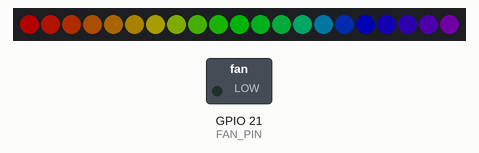
A program run on a simulated ESP32-S3. Parts: 21 RGB LEDs in strip order, left to right, switched loads named in the program (green lamp = pin HIGH). Dim RGB values are drawn brighter than linear; what the program prints to the serial monitor is not drawn.

Above: at 0.15 s.
At 4.81 s:
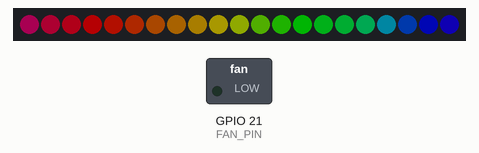
At 9.78 s:
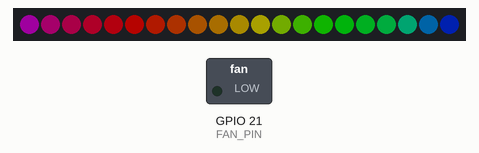
At 19.72 s:
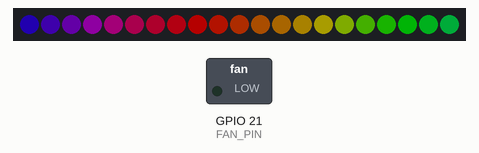
At 29.66 s:
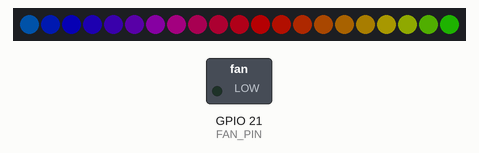
At 39.6 s:
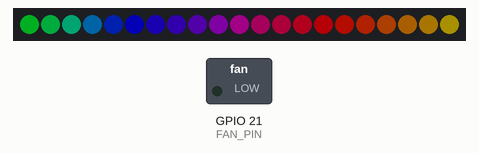

The program:

main.cpp
```cpp
#include <Arduino.h>
#include <FastLED.h>

#define LED_PIN     5       // The pin connected to the LED strip data line
#define FAN_PIN     21      // The pin connected to the fan (negative side)
#define NUM_LEDS    21      // Number of LEDs in the strip
#define BRIGHTNESS  64      // LED brightness (0-255)
#define LED_TYPE    WS2812B // Type of LED strip
#define COLOR_ORDER GRB     // Color order of the LEDs
#define FAN_SPEED   255     // Fan speed (0-255, where 0 is full speed, 255 is off)

CRGB leds[NUM_LEDS];       // Define the array of LEDs

// Function declarations
void rainbow();
void fadeall();
void setupFan();
void controlFan(uint8_t speed);

void setup() {
    // Initialize FastLED
    FastLED.addLeds<LED_TYPE, LED_PIN, COLOR_ORDER>(leds, NUM_LEDS)
        .setCorrection(TypicalLEDStrip);
    FastLED.setBrightness(BRIGHTNESS);

    // Initialize fan control
    setupFan();

    // Initialize serial communication
    Serial.begin(115200);
    Serial.println("WS2812B LED Strip Demo with Fan Control");
}

void loop() {
    rainbow();              // Create a rainbow effect
    controlFan(FAN_SPEED); // Control fan at set speed
    delay(20);             // Small delay to control animation speed
}

void rainbow() {
    static uint8_t hue = 0;

    // Fill the LED array with a rainbow
    for(int i = 0; i < NUM_LEDS; i++) {
        leds[i] = CHSV(hue + (i * 10), 255, 255);
    }

    // Slowly change the base hue to create movement
    hue++;

    FastLED.show();
}

void fadeall() {
    for(int i = 0; i < NUM_LEDS; i++) {
        leds[i].nscale8(250); // Fade each LED by a small amount
    }
}

void setupFan() {
    pinMode(FAN_PIN, OUTPUT);
    digitalWrite(FAN_PIN, LOW); // Start with fan off (pin HIGH disconnects ground)
}

void controlFan(uint8_t speed) {
    // Invert the speed value since we're controlling ground
    // 255 (HIGH) = off, 0 (LOW) = full speed
    analogWrite(FAN_PIN, 255 - speed);
}
```
